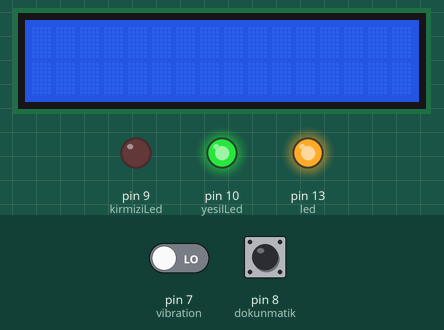
Bench run of a sketch on a simulated Arduino Uno, built with avr-gcc and run on an emulated ATmega328P. Shown: 16×2 character LCD, output pins drawn as LEDs (lit = HIGH). The inputs (shaded band) are chosen by the test bench; at power-on: pin 7 (vibration) LOW, pin 8 (dokunmatik) LOW. What the sketch prints to the serial monitor is not drawn.

Above: at 1.7 s.
1.8 s: pin 7 (vibration) driven HIGH
At 2.2 s:
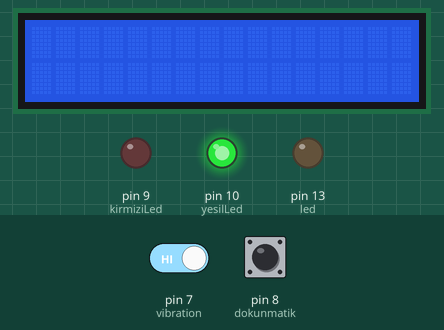
3.8 s: pin 8 (dokunmatik) pulled HIGH for 0.15 s
At 5.9 s:
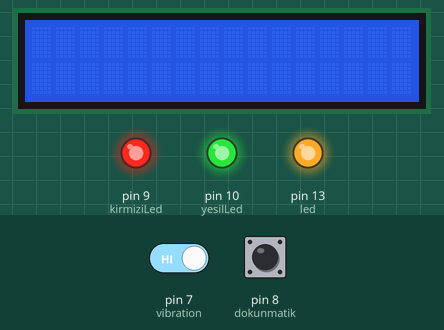
6.9 s: pin 7 (vibration) driven LOW
At 11.7 s:
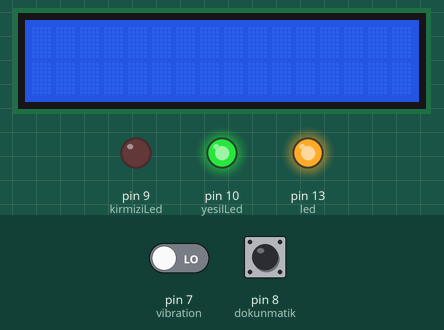
Timing chart, 0 to 13.2 s (numbered marks = the images above; inputs shaded):
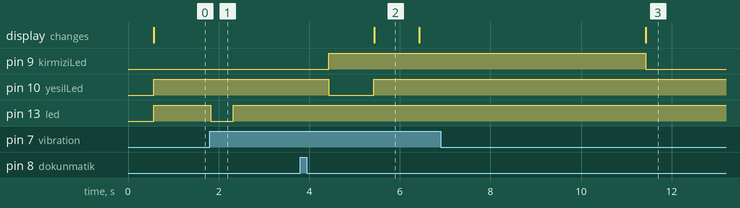

The sketch:

alchool.ino
```cpp
int vibration=7;//titresim sensor pini tanimlandi
int led=13; //mavi led pini tanimlandi

int dokunmatik = 8; // Dokunmatik Sensör Pini
int kirmiziLed = 9; // Kırmızı Led Pini
int yesilLed = 10; // Yeşil Led Pini

#include <LiquidCrystal.h> //lcd nin hazir kutuphanesi
LiquidCrystal lcd (12,11,5,4,3,2); //kutuphaneye pin baglanti girislerini tanimliyoruz
int mq3_analogPin = A0; // MQ3 alkol gaz sensorunu baglanacak port tanimlanmasi

unsigned long ilkZaman;//islemin baslandigi zaman tanimlanmasi
unsigned long sonZaman; // islemin bittigi zaman tanimlanmasi

void setup() {
   pinMode(vibration,INPUT); //titresim sensorunu giris olarak ayarladik
   pinMode(led,OUTPUT); // led cikis olarak olarak atadik
   Serial.begin(9600); // serial monitoru kullanmak icin
   pinMode(kirmiziLed, OUTPUT); // kirmizi ledicikis atadik
   pinMode(yesilLed, OUTPUT); //yesil ledi cikis olsrsk atadik
   pinMode(dokunmatik, INPUT); // dokunmatik sensoru giris olarak olarak atadik
   delay(500);
   lcd.begin(16,2); //lcd tanimlamasini baslattik
   lcd.setCursor(0,0); //alt satira yazi yazdirma

}

void loop() {
   digitalWrite(kirmiziLed,LOW); // kirmizi ledi sondurme
   Serial.println("kirmizi led yandi"); //ekrana yazdirma
   digitalWrite(yesilLed,HIGH); // yesil ledi yaktik
   Serial.println("yesil led sondu");  //ekrana yazdirma
  int val = digitalRead(vibration);//titrsim sensorunu val degiskenine atadik

  if(val==1) //eger vall degiskeni 1 e esit ise
  {
    Serial.println("titresim gerceklesti");// ekrana yazdirma
    digitalWrite(led,LOW); //mavi ledi yaktik.
    delay(500);
    digitalWrite(led,HIGH);// mavi ledi sondurduk
    delay(100);
         int dokunmatikDeger = digitalRead(dokunmatik);// dokunmatik sensoru dokunmatikdeger degiskenine atadik
         while(dokunmatikDeger == LOW){ // dokunmatik sensore basilmadi ise
          Serial.println("dokunmatige basilmadi");//ekrana yazdirma
         dokunmatikDeger = digitalRead(dokunmatik);
          digitalWrite(kirmiziLed,LOW);
          delay(500);
          if(dokunmatikDeger==HIGH) // eger dokunmatik sensore basildi ise
          {
            Serial.println("dokunmatige basildi");//ekrana yazdirma
            digitalWrite(kirmiziLed,HIGH);
            digitalWrite(yesilLed,LOW);
            delay(1000);
            digitalWrite(yesilLed,HIGH);
              ilkZaman=millis();// islemin ne kadar surede tamamlandigini gormek icin ilk zamani baslattik
             while(true) //sonsuz dongu olusturuldu
             {
              int mq3_value = analogRead(mq3_analogPin); //alkol gaz sensorunu mq3_value degiskenine atadik
              Serial.println("alkol seviyesi:" );//ekrana yazdirma
              Serial.println(mq3_value); //olculen alkol seviyesi
              lcd.print(mq3_value);//lcd ekranina yazdirma
              lcd.noDisplay(); //ekrandan gelip gitme komutu
              delay(1000);
              lcd.display(); //lcd ekranini kapatir.
              delay(5000);
             lcd.clear();//lcd ekrani temizler
                sonZaman=millis();// toplam sureyi hesaplamak icin son zamani baslattik
                Serial.println(sonZaman-ilkZaman); //ekranda toplam gecen sureyi gosterme
                if(sonZaman-ilkZaman>5000) // 5 saniye sonunda donguden cikilir.
                {
                  break; //donguden cikis.
                 }

             }

            break; // ilk donguden cikis
            }
         }
         digitalWrite(led,HIGH); //islem sonunda mavi led soner.

   }
   else
   digitalWrite(led,HIGH); //  titresim gerceklesmez ise mavi led soner.
}
```

Measured:
- after the input at 1.8 s, pin 13 (led): HIGH → LOW at once, → HIGH 0.50 s later
- after the input at 3.8 s, pin 9 (kirmiziLed): LOW → HIGH after 0.63 s; pin 10 (yesilLed): HIGH → LOW after 0.63 s, → HIGH 1.0 s later
- after the input at 6.9 s, pin 13 (led): stays HIGH (without the input it goes to LOW after 4.5 s)
- what the display in image 2 shows lasts 1.0 s, from 5.4 s to 6.4 s
